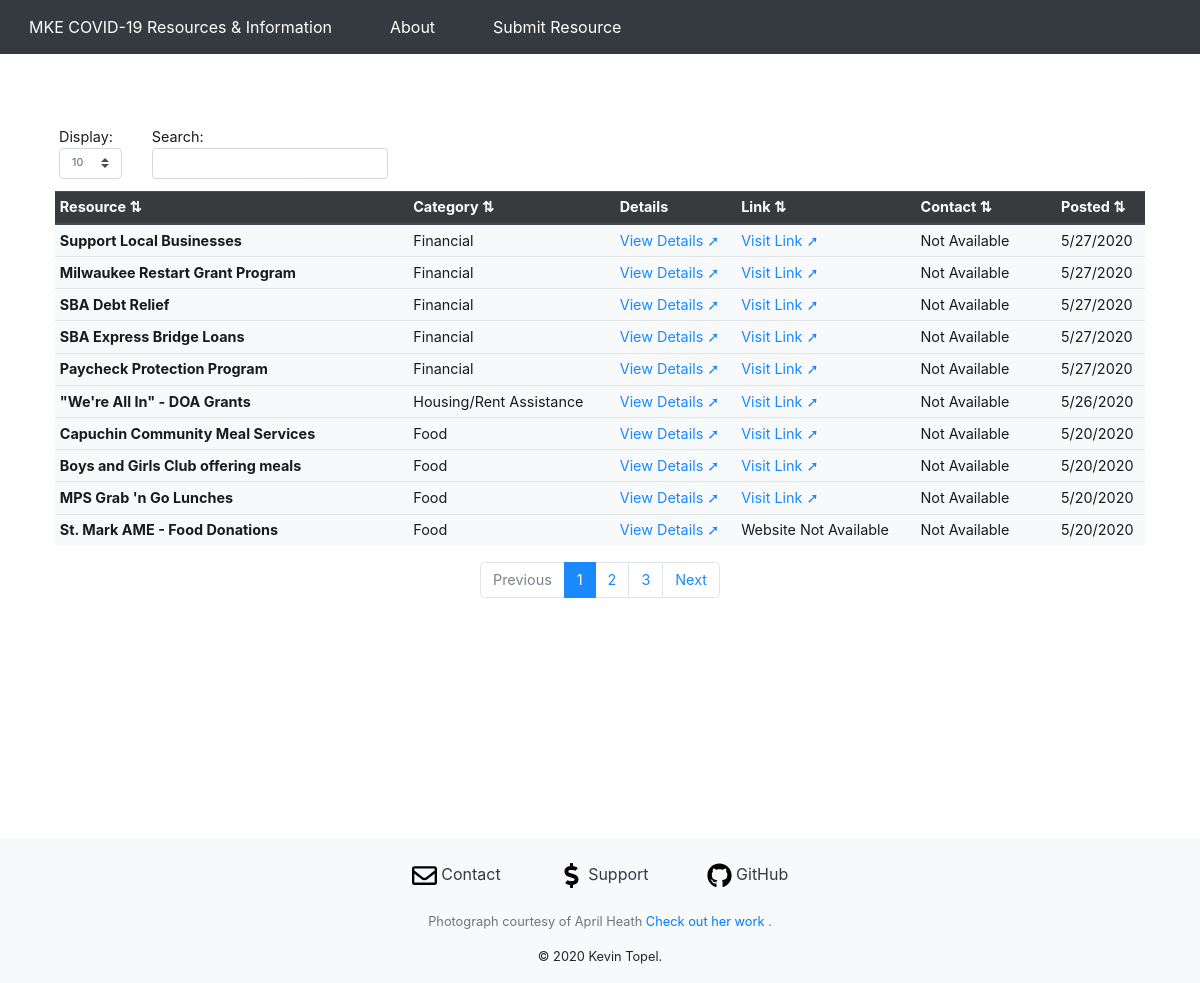
The page / on the database its author committed.
### flask_app.py (models this page shows)
class Posts(db.Model):
    __tablename__ = "posts"
    id = db.Column(db.Integer, primary_key=True)
    timestamp = db.Column(db.DateTime,nullable=True)
    post_title = db.Column(db.String(80),nullable=False)
    email = db.Column(db.String(120),nullable=False)
    link = db.Column(db.String(120))
    post_type = db.Column(db.String(80),nullable=False)
    description = db.Column(db.Text)
    active = db.Column(db.Boolean, default=0)
    ph_num = db.Column(db.String(80),nullable=True)
    sql_autoincrement=True

### flask_app.py (the view, shortened to what this page needs)
@app.route('/', methods=["GET","POST"])
def main():
    form = SubmitForm(request.form)
    data=Posts.query.order_by(Posts.timestamp.desc()).all()
    return render_template('main.html',form=form, data=data, choices=choices)

### forms.py
class SubmitForm(FlaskForm):
    email = StringField('Email',validators=[Email(),InputRequired()], render_kw={"placeholder": "Your Email"})
    post_title = StringField('Post Title', validators=[InputRequired()], render_kw={"placeholder": "Post Title"})
    post_type_submit = SelectField('Type',choices=choice_list, validators=[InputRequired()])
    link = StringField('Link', render_kw={"placeholder": "Resource Link"})
    ph_num = StringField('Resource Phone Number', render_kw={"placeholder": "Resource Phone Number"})
    description = TextAreaField('Description',validators=[InputRequired()], render_kw={"placeholder": "Enter description..."})
    submit_btn = SubmitField('Submit')

### templates/main.html (shortened to what this page needs)
{% extends "layout.html" %}
{% block content %}
<div class='container' id='content'>
    {{ super() }}
    <div id='table-container' class='table-responsive'>
        <table class="table no-padding table-hover table-sm table-light rounded table-wrapper-scroll-y" id='mainTable'>
            <thead class='thead-dark rounded'>
                <tr class='table-row'>
                    <th scope="col" class='table-cell'>Resource <span>&#x21c5;</span></th>
                    <th scope="col" class='table-cell text-truncate'>Category <span>&#x21c5;</span></th>
                    <th scope="col" class='table-cell'>Details </th>
                    <th scope="col" class='table-cell'>Link <span>&#x21c5;</span></th>
                    <th scope="col" class='table-cell'>Contact <span>&#x21c5;</span></th>
                    <th scope="col" class='table-cell'>Posted <span>&#x21c5;</span></th>
                </tr>
            </thead>
            <tbody class='rounded bg-light'>
                {% for post in data %}
                    {% if post.active==1 %}
                        <tr id= 'row_{{post.id}}' class='{{ post.post_type.lower() }} p-0 col-xs-6 col-sm-12'>
                            <th class='table-cell' scope='row'>{{ post.post_title }}</th>
                            <td class='table-cell text-truncate'>{{ post.post_type }}</td>
                            <td class='table-cell'>
                                <a href='#' data-toggle="modal" data-target="#{{ post.id }}">
                                    View Details <span>&#x279a;</span>
                                </a>
                            </td>
                             <td class='table-cell'>
                                {% if post.link %}
                                <a href= "{{ post.link }}"  target=#>
                                Visit Link <span>&#x279a;</span>
                                </a>
                                {% else %}
                                    Website Not Available
                                {% endif %}
                            </td>
                            <td class='table-cell'>{% if post.ph_num %} {{post.ph_num}} {% else %}Not Available {% endif %}</td>
                            <td class='table-cell'>{{ post.timestamp.strftime('%-m/%-d/%Y') }}</td>
                        </tr>
                    {% endif %}
                {% endfor %}
            </tbody>
        </table>
    </div>
</div>
{% endblock content %}

### templates/layout.html (shortened to what this page needs)
<!doctype html>
<html lang="en">
  <head>
    {% block style %}
    <link rel="stylesheet" href="https://maxcdn.bootstrapcdn.com/bootstrap/4.0.0/css/bootstrap.min.css">
    <link rel="stylesheet" href="https://cdnjs.cloudflare.com/ajax/libs/twitter-bootstrap/4.1.3/css/bootstrap.css">
    <link rel="stylesheet" href="{{ url_for('static', filename='styles.css') }}">
    {% endblock style %}
  </head>
    <body>
    {% block nav %}
<div class='fixed-top'>
    <nav id='primary-nav' class="navbarnavbar-expand-lg navbar-dark bg-dark">
        <ul class="nav nav-pills inline">
            <li role='presentation' class='nav-item btn'>
                <a id='title-brand' class='nav-link text-white' href='/'>
                    MKE COVID-19 Resources & Information
                </a>
            </li>
            <li role='presentation' class='nav-item btn'>
                <a class='nav-link text-white' type="button" data-toggle="modal" data-target="#modal-about">
                    About
                </a>
            </li>
            <li role='presentation' class='nav-item btn'>
                <a class='nav-link text-white' type="button" data-toggle="modal" data-target="#modal-form">
                    Submit Resource
                </a>
            </li>
        </ul>
    </nav>
    {% endblock nav %}
</div>
    {% block content %}
    <div class='row'>
        <div class='col-12'>
            <div id='flash-msg-container' class='form-group alert'>
            </div>
        </div>
    </div>
    {% endblock content %}
    {% block footer %}
    <div class='container-fluid no-padding navbar-light bg-light bottom' id='footer-container'>
        <nav id="footer-nav" class=" navbar navbar-expand-lg justify-content-center row">
            <ul class="nav nav-pills">
                <li class='btn text-light btn-xs nav-item'><a class='nav-link text-dark' href='/contact'><img class='svg-img-invert' height='25' width='25' src= " {{ url_for('static',filename='envelope-regular.svg') }} " /> Contact</a></li>
                <li class='btn text-light btn-xs nav-item'><a class='nav-link text-dark' href="https://www.buymeacoffee.com/kmtopel" target='#'><img class='svg-img-invert' height='25' width='25' src= " {{ url_for('static',filename='dollar-sign-solid.svg') }} " /> Support</a></li>
                <li class='btn text-light btn-xs nav-item'><a class='nav-link text-dark' href="https://github.com/kmtopel/mke_covid_info_site" target='#'><img class='svg-img-invert' height='25' width='25' src= " {{ url_for('static',filename='github-brands.svg') }} " /> GitHub</a></li>
            </ul>
        </nav>
        <div class='footer-text'>
            <p class='text-muted'>Photograph courtesy of April Heath <a href="https://www.instagram.com/april.deaunna.photography/?hl=en" target="#">Check out her work </a>.</p>
            <p id='copyright-info'> &copy; 2020 Kevin Topel.</p>
        </div>
    </div>
    {% endblock footer %}
  </body>
</html>

### static/styles.css (style rules this page uses)
html { height: 100%; }
body { background: url('/static/IMG_0401.jpg'); background-size: cover; -webkit-background-size: cover; -moz-background-size: cover; -o-background-size: cover; height: 100%; width: 100%; padding-top: 70px; }
.footer-text { text-align: center; font-size: 80%; padding: 1px; }
#content { overflow: auto; padding-bottom: 150px; }
#footer-container { max-height: 10rem; margin-top: 65px; bottom: 0; }

### rows shown on the page
Posts: post_title "Support Local Businesses", post_type "Financial", ph_num "Not Available", timestamp "5/27/2020"
Posts: post_title "Milwaukee Restart Grant Program", post_type "Financial", ph_num "Not Available", timestamp "5/27/2020"
Posts: post_title "SBA Debt Relief", post_type "Financial", ph_num "Not Available", timestamp "5/27/2020"
Posts: post_title "SBA Express Bridge Loans", post_type "Financial", ph_num "Not Available", timestamp "5/27/2020"
Posts: post_title "Paycheck Protection Program", post_type "Financial", ph_num "Not Available", timestamp "5/27/2020"
Posts: post_title "\"We're All In\" - DOA Grants", post_type "Housing/Rent Assistance", ph_num "Not Available", timestamp "5/26/2020"
Posts: post_title "Capuchin Community Meal Services", post_type "Food", ph_num "Not Available", timestamp "5/20/2020"
Posts: post_title "Boys and Girls Club offering meals", post_type "Food", ph_num "Not Available", timestamp "5/20/2020"
Posts: post_title "MPS Grab 'n Go Lunches", post_type "Food", ph_num "Not Available", timestamp "5/20/2020"
Posts: post_title "St. Mark AME - Food Donations", post_type "Food", link "Website Not Available", ph_num "Not Available", timestamp "5/20/2020"
